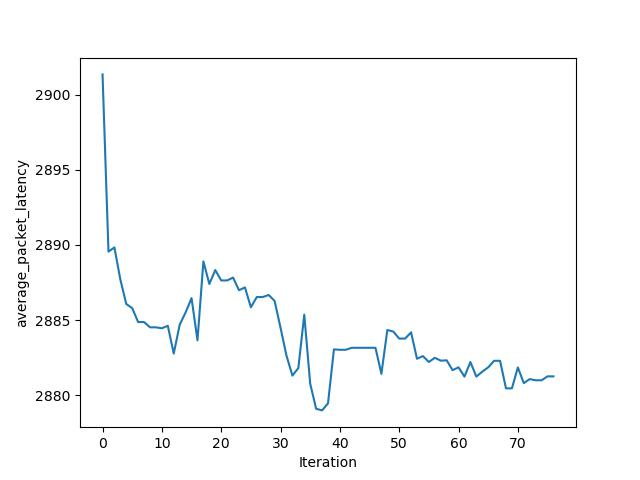

Write Python code to recreate this figure.
# dse.py
# 模拟退火算法构建多核DSE
# v1:
#   4x4 Mesh(12 DerivO3CPU, 2 LLC, 2DDRC)
#   设计空间包括：拓扑类型，各个处理单元的摆放位置，LLC大小

import math                         
import random                                      
import os
import datetime
import matplotlib.pyplot as plt
from copy import deepcopy


def GetObjective(llc_size, location):
    # 传参运行gem5
    Location = ''
    for i in location:
        Location = Location + str(i) + ';'
    print(Location)
    LOCATION = Location.strip(';')
    print(LOCATION)
    LLC_SIZE = llc_size
    os.environ["LOCATION"] = LOCATION
    os.environ["LLC_SIZE"] = LLC_SIZE
    os.system("echo $LOCATION $LLC_SIZE")
    cmd = 'bash dse_run.sh'
    print(cmd)
    os.system(cmd)

    filename = "m5out/stats.txt"
    strVal0 = "system.ruby.network.average_packet_latency"
    line0_number = 0
    with open(filename, 'r') as file:
        for line0 in file.readlines():
            line0_number += 1
            if strVal0 in line0.strip():
                obj0 = (float)(line0.split()[1])
                break
    return obj0


def Optimization_SA(Tinit, Tfinal, alpha, Num_Markov):
    # 设置LLC尺寸范围
    LLC_size = ['512kB', '1MB', '2MB', '4MB', '8MB', '16MB']

    print("DSE starts!".center(40, "*"))

    # 初始化各个参数配置
    cfg_init = 0
    location_init = [0,1,2,3,4,5,6,7,8,9,10,11,12,13,14,15]
    # location = "0;1;2;3;4;5;6;7;8;9;10;11;12;13;14;15"
    obj_init = GetObjective(LLC_size[cfg_init], location_init)
    print("Initial LLC size is:", LLC_size[cfg_init])
    print("Initial location is:", location_init)
    print("Begin searching......".center(40, "*"))

    cfg_best = cfg_init
    cfg_new = 0
    cfg_now = cfg_init

    location_best = deepcopy(location_init)
    location_now = deepcopy(location_init)
    location_new = deepcopy(location_init)

    obj_now = obj_init
    obj_best = obj_init

    totalMar = 0                    # 总计 Markov 链长度
    kIter = 0                       # 外循环迭代次数，温度状态数
    totalImprove = 0                # obj 改善次数
    new_param = 0                   # 产生新配置时变的参数，0, 1, 2, 3改变位置，4改变LLC尺寸
    disturb_range = [-1, 1, -2, 2]

    # 画图所需参数
    iter = [0]  # 每次新配置即为一次迭代
    update = 0  # 更新配置的次数
    objfunc = [obj_init] # 更新配置之后得到的目标函数值

    # 开始模拟退火优化
    Tnow = Tinit

    while Tnow >= Tfinal:       # 外循环，温度降到一定程度才会结束搜索
        # 在当前温度下，进行充分次数(nMarkov)的状态转移以达到热平衡
        kBetter = 0                 # 获得优质解的次数
        kBadAccept = 0              # 接受劣质解的次数
        kBadRefuse = 0              # 拒绝劣质解的次数

        # 内循环，开始进行扰动探索空间
        # 简单起见保留其中两个变量不变，只改动一个变量
        # Num_Markov表示=Markov链长度，也即内循环运行次数
        for k in range(Num_Markov):
            totalMar = totalMar + 1
            new_param = random.randint(0,4)            # 设置一个参数，如果为0随机修改一个CPU L1cache大小；如果为1随即修改一个CPU L2cache大小
            cfg_new = cfg_now
            while new_param == 0 or new_param == 1 or new_param == 2 or new_param == 3: 
                print("Change location!".center(30, "*"))               
                change1 = random.randint(0, 15)
                change2 = random.randint(0, 15)
                location_new = deepcopy(location_now)
                if change1 != change2:
                    print("now location ={}".format(location_now).center(100, '#'))
                    print('change location at', change1, 'and', change2)
                    location_new[change1] = location_now[change2]
                    location_new[change2] = location_now[change1]
                    print('new location ={}'.format(location_new).center(100, '#'))
                    break
                else:
                    print('change1 = change2, change location at', change1, 'and', len(location_now)-change1)
                    location_new[change1], location_new[len(location_init)-change1-1] = location_now[len(location_now)-change1-1], location_now[change1]
                    print('new location ={}'.format(location_new).center(100, '#'))
                    break
            while new_param == 4:
                print("Change LLC size".center(30, "*"))   
                cfg_new_p = cfg_now + disturb_range[random.randint(0,3)]
                if 0 <= cfg_new_p <= 5:
                    cfg_new = cfg_new_p
                    break
            
            # 计算新的配置下目标函数值
            obj_new = GetObjective(LLC_size[cfg_new], location_new)
            delta_obj = obj_new - obj_now

            # 进行判断是否接受新解
            # obj更优直接接受，更好解数目加一
            if obj_new < obj_now:
                accept = True
                kBetter = kBetter + 1
            # 若解更差，根据 Metropolis 准则决定是否接受新解
            else:   
                pAccept = math.exp(-delta_obj / Tnow)
                if pAccept > random.random():   # 接受劣质解
                    accept = True
                    kBadAccept = kBadAccept + 1
                    print("The temperature is %f and the pAccept = %f" % (Tnow, pAccept))
                else:
                    accept = False
                    kBadRefuse = kBadRefuse + 1

            # 保存新解
            if accept == True:
                cfg_now = cfg_new
                location_now = deepcopy(location_new)
                obj_now = obj_new
                update = update + 1
                iter.append(update)
                objfunc.append(obj_new)
                if obj_new < obj_best:
                    obj_best = obj_new
                    cfg_best = cfg_new
                    location_best = deepcopy(location_new)
                    totalImprove = totalImprove + 1


            # 输出内循环结束后的数据
            print("######################### %d Inner Loop Result################################" % totalMar)
            print("Inner loop best LLC size configuration is:", LLC_size[cfg_best])
            print("Inner loop best location is:", location_best)
            print("The value of optimization objective is : ", obj_best)
            print("######################### %d Inner Loop Result################################" % totalMar)

        # 内循环结束，更新温度和外循环次数
        # alpha 代表降温系数
        Tnow = Tnow * alpha            
        kIter =  kIter + 1

    # 退出外层循环，输出最后结果
    print("The final DSE result".center(50, "*"))
    print("Best LLC size is:", LLC_size[cfg_best])
    print("Best location is:", location_best)
    print("The minimum average_packet_latency is:", obj_best)
    print("DSE Finished!".center(50, "*"))

    print("Total iteration is:", iter)
    print("The value of optimal objective set is", objfunc)

     # 将迭代产生的目标函数值可视化
    plt.plot(iter,objfunc)
    plt.xlabel('Iteration')
    plt.ylabel('average_packet_latency')
    plt.savefig("dse.jpg")


def main():
    starttime = datetime.datetime.now()
    Optimization_SA(20, 0.6, 0.7, 10)
    endtime = datetime.datetime.now()
    run_time = ((endtime - starttime).seconds) / 60
    print("Total running time: %f minutes" % run_time)



if __name__ == "__main__":
    main()
